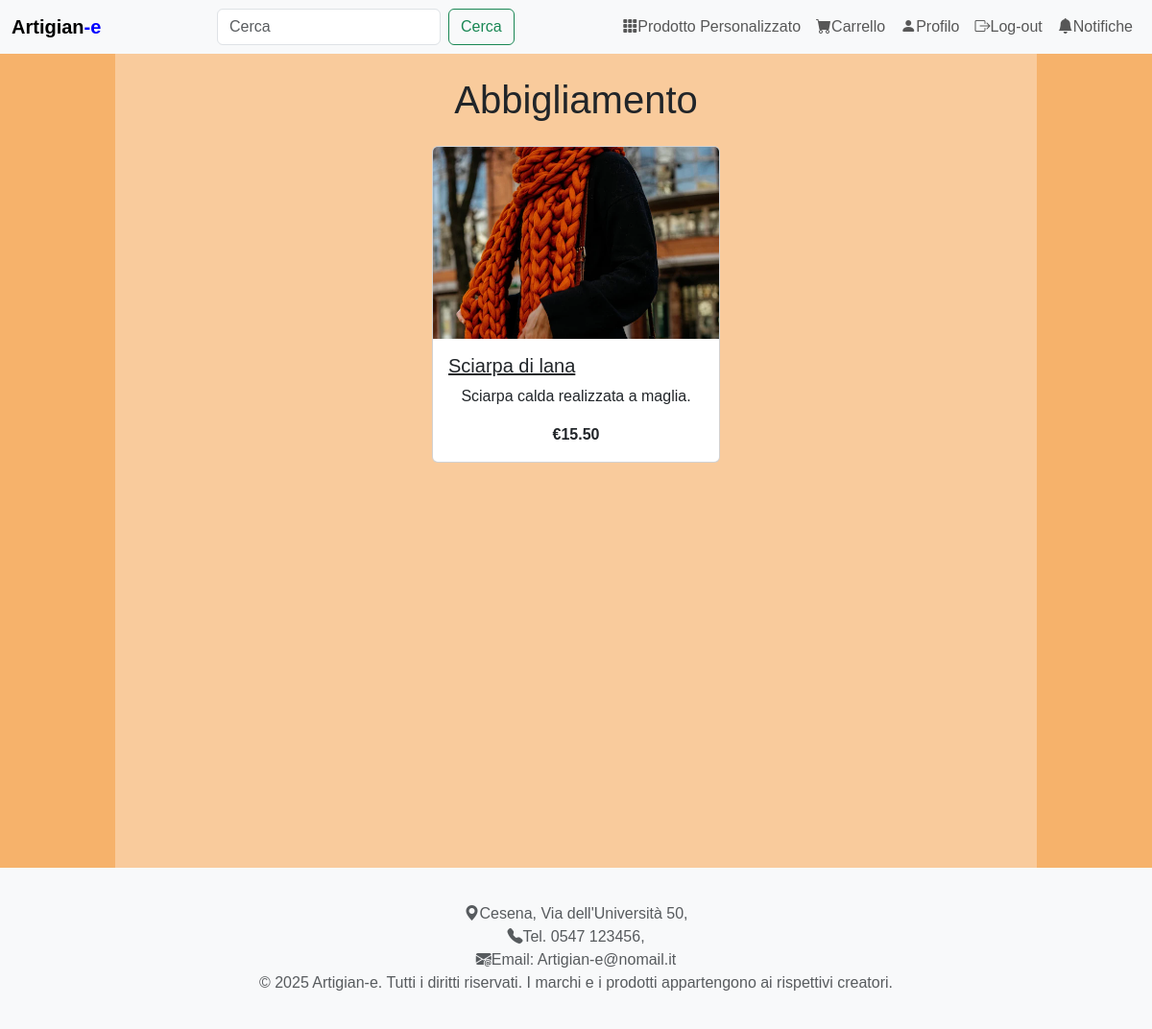
The app's page /pages/categorySearch.php?categoria=3 with its own data.
### tables this page shows
create table CATEGORIE (
	categoryID INT not null AUTO_INCREMENT,
	Nome VARCHAR(25) not null,
	primary key (categoryID));

create table PRODOTTO (
	Costo decimal(8,2) not null,
	Nome VARCHAR(25) not null,
	Descrizione VARCHAR(1000) not null,
	PathImmagine VARCHAR(255) not null,
	productID INT not null AUTO_INCREMENT,
	categoryID INT not null,
	Email VARCHAR(100) not null,
	primary key (productID),
	unique (categoryID, productID));

### DataBase/Database.php (called while the page is built, shortened)
<?php
class DatabaseHelper
{
    private $db;
    public function __construct($servername, $username, $password, $dbname, $port)
    {
        $this->db = new mysqli($servername, $username, $password, $dbname, $port);
    }
    public function getCategoryById($categoryID) {
        $query = "SELECT * FROM CATEGORIE WHERE categoryID = ?";
        $stmt = $this->db->prepare($query);
        $stmt->bind_param('i', $categoryID);
        $stmt->execute();
        $result = $stmt->get_result();
        return $result->fetch_assoc();
    }
    public function getProductsByCategory($categoryID) {
        $query = "SELECT * FROM PRODOTTO WHERE categoryID = ?";
        $stmt = $this->db->prepare($query);
        $stmt->bind_param('i', $categoryID);
        $stmt->execute();
        $result = $stmt->get_result();
        return $result->fetch_all(MYSQLI_ASSOC);
    }
}
?>

### includes/bootstrap.php (called while the page is built, shortened)
<?php
require_once("../database/Database.php");
$dbh = new DatabaseHelper("localhost", "root", "", "db_artigiany", 3306);

### pages/categorySearch.php (the view, shortened to what this page needs)
<?php
include_once("../includes/bootstrap.php");
include("../includes/header.php");
$categoryID = isset($_GET['categoria']) ? (int)$_GET['categoria'] : 0;
$category = $dbh->getCategoryById($categoryID);
$products = $dbh->getProductsByCategory($categoryID);
?>
<main class="container my-4">
    <div class="container-page">
        <div id="main-content">
            <h1 class="text-center mb-4"><?php echo htmlspecialchars($category['Nome']); ?></h1>
            <?php if (empty($products)): ?>
                <p class="text-center">Nessun prodotto disponibile in questa categoria</p>
            <?php else: ?>
                <div class="row">
                    <?php foreach ($products as $product): ?>
                        <div class="col-12 col-sm-6 col-md-4 mb-4">
                            <div class="card h-100">
                                <a href="product.php?productId=<?= urlencode($product['productID']) ?>">
                                    <img src="<?php echo htmlspecialchars($product['PathImmagine']); ?>"
                                         class="card-img-top"
                                         alt="<?php echo htmlspecialchars($product['Nome']); ?>"
                                         style="height: 200px; object-fit: cover;">
                                </a>
                                <div class="card-body">
                                    <h5 class="card-title">
                                        <a href="product.php?productId=<?= urlencode($product['productID']) ?>"
                                           class="text-dark">
                                            <?php echo htmlspecialchars($product['Nome']); ?>
                                        </a>
                                    </h5>
                                    <p class="card-text"><?php echo htmlspecialchars($product['Descrizione']); ?></p>
                                    <p class="card-text"><strong>€<?php echo number_format($product['Costo'], 2); ?></strong></p>
                                </div>
                            </div>
                        </div>
                    <?php endforeach; ?>
                </div>
            <?php endif; ?>
        </div>
    </div>
</main>
<?php include("../includes/footer.php"); ?>

### CSS/styles.css (style rules this page uses)
body { font-family: Arial, sans-serif; background: linear-gradient(to right, #F6B26B 10%, #F9CB9C 10%, #F9CB9C 90%, #F6B26B 90%); min-height: 100vh; }
.container-page { display: flex; flex-direction: column; min-height: 100vh; }
#main-content { flex: 1; }
.container { display: flex; flex-direction: column; align-items: center; max-width: 1000px; margin: 20px auto; }
.card { min-width: 300px; min-height: auto; }
h1, p { text-align: center; }

### records on screen
categorie: Nome "Abbigliamento"
prodotto: PathImmagine (picture), Nome "Sciarpa di lana", Descrizione "Sciarpa calda realizzata a maglia.", Costo "15.50"
